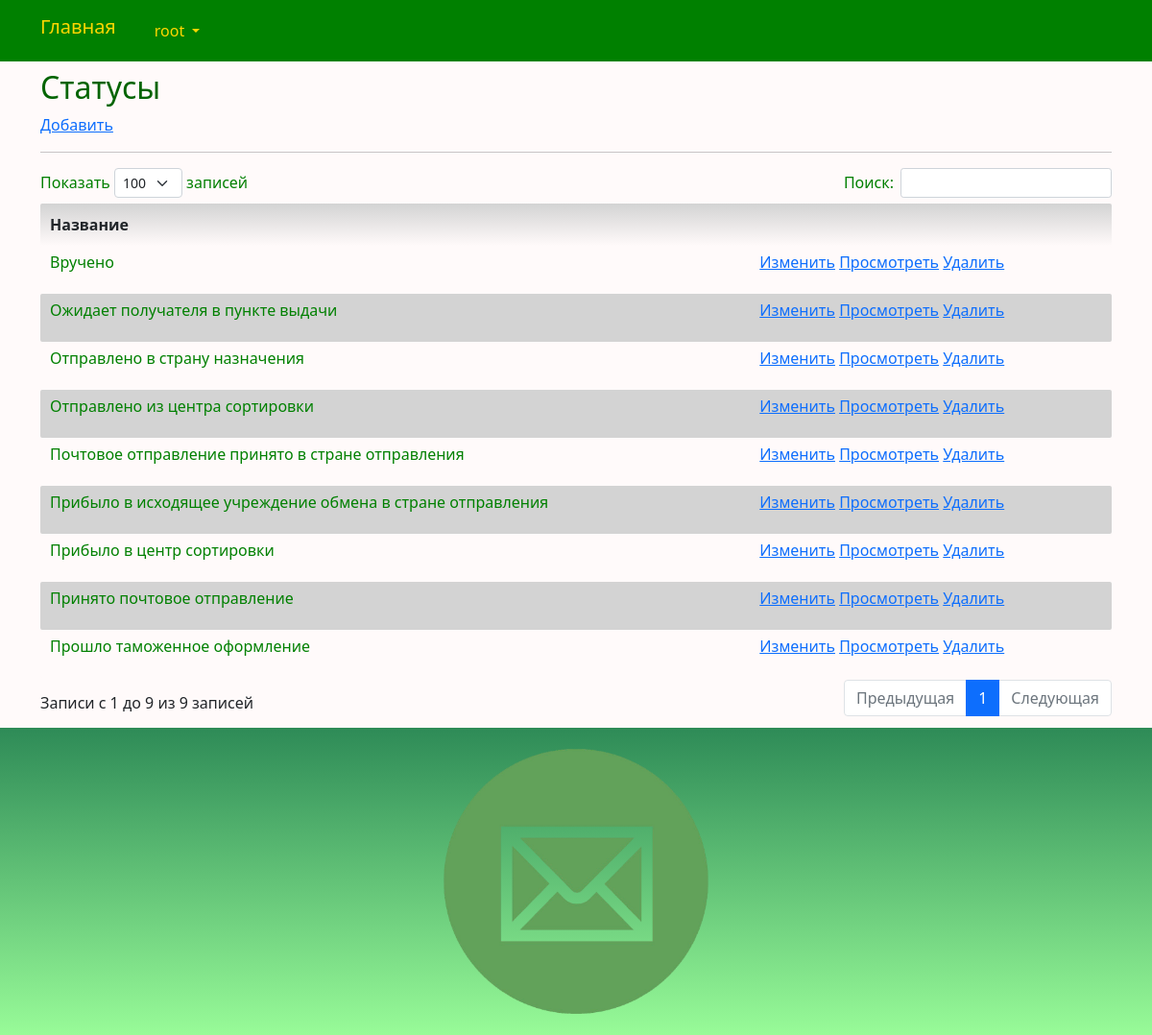
The app's page /status/index/ (signed in) with its own data.
### tracking/models.py (models this page shows, shortened)
class Status(models.Model):
    title = models.CharField(_('title_status'), unique=True, max_length=196)
    class Meta:
        db_table = 'status'
        indexes = [
            models.Index(fields=['title']),
        ]
        ordering = ['title']

### tracking/views.py (the view)
# urls.py: path('status/index/', views.status_index, name='status_index'),
@login_required
@group_required("Managers")
def status_index(request):
    try:
        status = Status.objects.all().order_by('title')
        return render(request, "status/index.html", {"status": status})
    except Exception as exception:
        print(exception)
        return HttpResponse(exception)

### tracking/views.py (called while the page is built)
def group_required(*group_names):
    def in_groups(u):
        if u.is_authenticated:
            if bool(u.groups.filter(name__in=group_names)) | u.is_superuser:
                return True
        return False
    return user_passes_test(in_groups, login_url='403')

### templates/status/index.html (shortened to what this page needs)
{% extends "base.html" %}
{% load i18n %}
{% block content %}
<h2>{% trans "statuss" %}</h2>
<p><a href="{% url 'status_create' %}">{% trans "Add" %}</a></p>
<hr>
{% if status.count > 0 %}
<div class="row">
	<table id="myTable" class="table-manager" style="width:100%">
		<thead>
			<tr>
				<th>{% trans "title" %}</th>
				<th></th>
			</tr>
		</thead>
		<tbody>
			{% for n in status %}
			<tr>
				<td>
					<p>{{ n.title }}</p>
				</td>
				<td>
					<a href="{% url 'status_edit' n.id %}">{% trans "Change" %}</a>
					<a href="{% url 'status_read' n.id %}">{% trans "View" %}</a>
					<a onclick="return confirm('Удалить запись?')" href="{% url 'status_delete' n.id %}">{% trans "Delete" %}</a>
				</td>
			</tr>
			{% endfor %}
		</tbody>
	</table>
</div>
{% endif %}
{% endblock content %}

### templates/base.html (shortened to what this page needs)
<!DOCTYPE html>
{% load static %}
{% load i18n %}
<html>
<head>
	<link href="https://cdn.jsdelivr.net/npm/bootstrap@5.0.2/dist/css/bootstrap.min.css" rel="stylesheet">
	<link rel="stylesheet" href="{% static 'css/styles.css' %}" />
	<link rel="stylesheet" href="{% static 'css/choosen.css' %}" />
	<link rel="stylesheet" href="https://cdnjs.cloudflare.com/ajax/libs/font-awesome/4.7.0/css/font-awesome.min.css">
</head>
<nav class="navbar navbar-expand-lg justify-content-center">
	<div class="container">
		<div class="collapse navbar-collapse" id="mainMenu">
			<ul class="navbar-nav me-auto mb-2 mb-lg-0">
				<a class="navbar-brand" href="{{ HTTP_HOST }}/">{% trans "Home" %}</a>
				{% if user.is_authenticated %}
				<li class="nav-link dropdown">
					<a class="dropdown-item dropdown-toggle" href="#" id="navbarDropdown" role="button" data-bs-toggle="dropdown" aria-expanded="false">
						{{ user.username }}
					</a>
				</li>
				{% else %}
				<form class="form-inline ml-auto">
					<a href="{% url 'login' %}" class="btn btn-outline-secondary">{% trans "Log In" %}</a>
					<a href="{% url 'signup' %}" class="btn btn-primary ml-2">{% trans "Sign up" %}</a>
				</form>
				{% endif %}
			</ul>
		</div>
	</div>
</nav>
<body>
	<div class="container">
		{% block content%}{% endblock content %}
	</div>
</body>
<footer class="container-fluid text-center bg-lightgray">
	<div class="copyrights">
		<img src="{% static 'images/logo.png' %}" alt="logo" style="padding: 10px; max-width: 300px;">
	</div>
</footer>
<link rel="stylesheet" href="https://cdn.datatables.net/1.13.8/css/dataTables.bootstrap5.min.css">
</html>

### static/css/styles.css (style rules this page uses)
:root { --navbar-background-color: Green; --navbar-text-color: Gold; --main-background-color-light: Snow; --main-background-color-dark: LightGrey; --main-text-color: Green; --main-header-color: DarkGreen; --main-text-attention-color: Purple; --footer-background-color-light: PaleGreen; --footer-background-color-dark: SeaGreen; --footer-text-color: Teal; --card-background-color-light: Snow; --card-background-color-dark: LightGrey; --card-text-color: SeaGreen; --table-background-color-light: Snow; --table-background-color-dark: LightGrey; --table-text-color: Green; --star-size: 30px; --star-color: Yellow; --star-background: Gold ; }
.navbar { background-color: var(--navbar-background-color); color: var(--navbar-text-color); }
.navbar .navbar-nav, .navbar .navbar-nav .navbar-text { color: var(--navbar-text-color); }
.navbar ul { background-color: var(--navbar-background-color); color: var(--navbar-text-color); }
.navbar li { background-color: var(--navbar-background-color); color: var(--navbar-text-color); }
.navbar a { background-color: var(--navbar-background-color); color: var(--navbar-text-color); }
.navbar-brand { background-color: var(--navbar-background-color); color: var(--navbar-text-color); }
.nav-link a { background-color: var(--navbar-background-color); color: var(--navbar-text-color); }
body { background-color: var(--main-background-color-light); }
h1, h2, h3, h4, h5, h6 { color: var(--main-header-color); }
p, ul, li, label { color: var(--main-text-color); }
.table-manager { width: 100%; border: none; margin-bottom: 20px; }
.table-manager thead th { font-weight: bold; text-align: center; padding: 10px; background-image: linear-gradient(top, var(--main-background-color-dark), var(--main-background-color-light)); background-image: -o-linear-gradient(top, var(--main-background-color-dark), var(--main-background-color-light)); background-image: -moz-linear-gradient(top, var(--main-background-color-dark), var(--main-background-color-light)); background-image: -webkit-linear-gradient(top, var(--main-background-color-dark), var(--main-background-color-light)); }
.table-manager thead tr th:first-child { border-radius: 2px 0 0 2px; }
.table-manager thead tr th:last-child { border-radius: 0 2px 2px 0; }
.table-manager tbody td { text-align: left; border: none; padding: 5px 10px; vertical-align: top; }
.table-manager tbody tr:nth-child(odd) { background: var(--main-background-color-light); }
.table-manager tbody tr:nth-child(even) { background: var(--main-background-color-dark); }
.table-manager tbody tr td:first-child { border-radius: 2px 0 0 2px; }
.table-manager tbody tr td:last-child { border-radius: 0 2px 2px 0; }
footer { background-image: linear-gradient(top, var(--footer-background-color-dark), var(--footer-background-color-light)); background-image: -o-linear-gradient(top, var(--footer-background-color-dark), var(--footer-background-color-light)); background-image: -moz-linear-gradient(top, var(--footer-background-color-dark), var(--footer-background-color-light)); background-image: -webkit-linear-gradient(top, var(--footer-background-color-dark), var(--footer-background-color-light)); margin-top: 10px; padding: 10px; }

### records on screen
Status: title "Вручено"
Status: title "Ожидает получателя в пункте выдачи"
Status: title "Отправлено в страну назначения"
Status: title "Отправлено из центра сортировки"
Status: title "Почтовое отправление принято в стране отправления"
Status: title "Прибыло в исходящее учреждение обмена в стране отправления"
Status: title "Прибыло в центр сортировки"
Status: title "Принято почтовое отправление"
Status: title "Прошло таможенное оформление"

### other values on screen
{{ user.username }} "root"
